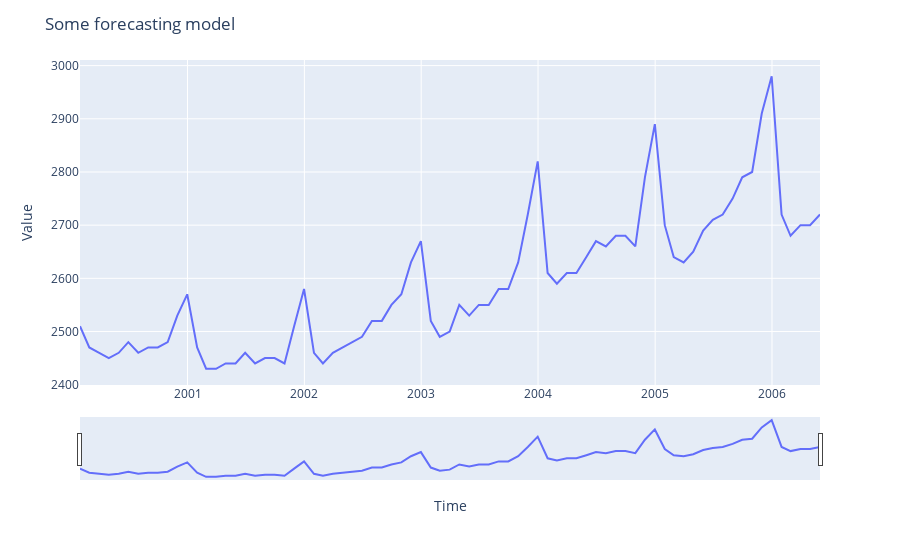

Source (notebook cell):
### Code cell
# Read in data and convert index to a datetime
period = 'Monthly'
df = pd.read_csv(f'data_seminars/m4_sample/{period}_sample.csv',
                 index_col=0)

# Ряды не размечены по датам, поэтому для удобства возьмём произвольную точку старта
df.index = pd.date_range(start='01-01-2000',
                         periods=df.shape[0],
                         freq='M')


ts = df[np.random.choice(df.columns)]


fig = px.line(x=ts.index, y=ts.values);
fig.update_layout(title='Some forecasting model',
                   xaxis_title='Time',
                   yaxis_title='Value');
fig.update_xaxes(rangeslider_visible=True);
fig.show()


def forplot(mul=False):
    fig = go.Figure()

    fig.add_trace(go.Scatter( x=ts.index,
                              y=ts.values)
                 )
    
    if mul:
         fig.add_trace(go.Scatter(x=forecs.index,
                             y=forecs.values))
    else:
        fig.add_trace(go.Scatter(x=forecs.index,
                                 y=forecs['mean']))

    fig.update_xaxes(rangeslider_visible=True);
    fig.show()

### Figure 1 — Plotly figure (JSON) as saved in the notebook; plotly's stock layout.template omitted (floating-point values rounded to 4 significant figures)
{"data": [{"hovertemplate": "x=%{x}<br>y=%{y}<extra></extra>", "legendgroup": "", "line": {"color": "#636efa", "dash": "solid"}, "mode": "lines", "name": "", "orientation": "v", "showlegend": false, "type": "scatter", "x": ["2000-01-31T00:00:00", "2000-02-29T00:00:00", "2000-03-31T00:00:00", "2000-04-30T00:00:00", "2000-05-31T00:00:00", "2000-06-30T00:00:00", "2000-07-31T00:00:00", "2000-08-31T00:00:00", "2000-09-30T00:00:00", "2000-10-31T00:00:00", "2000-11-30T00:00:00", "2000-12-31T00:00:00", "2001-01-31T00:00:00", "2001-02-28T00:00:00", "2001-03-31T00:00:00", "2001-04-30T00:00:00", "2001-05-31T00:00:00", "2001-06-30T00:00:00", "2001-07-31T00:00:00", "2001-08-31T00:00:00", "2001-09-30T00:00:00", "2001-10-31T00:00:00", "2001-11-30T00:00:00", "2001-12-31T00:00:00", "2002-01-31T00:00:00", "2002-02-28T00:00:00", "2002-03-31T00:00:00", "2002-04-30T00:00:00", "2002-05-31T00:00:00", "2002-06-30T00:00:00", "2002-07-31T00:00:00", "2002-08-31T00:00:00", "2002-09-30T00:00:00", "2002-10-31T00:00:00", "2002-11-30T00:00:00", "2002-12-31T00:00:00", "2003-01-31T00:00:00", "2003-02-28T00:00:00", "2003-03-31T00:00:00", "2003-04-30T00:00:00", "2003-05-31T00:00:00", "2003-06-30T00:00:00", "2003-07-31T00:00:00", "2003-08-31T00:00:00", "2003-09-30T00:00:00", "2003-10-31T00:00:00", "2003-11-30T00:00:00", "2003-12-31T00:00:00", "2004-01-31T00:00:00", "2004-02-29T00:00:00", "2004-03-31T00:00:00", "2004-04-30T00:00:00", "2004-05-31T00:00:00", "2004-06-30T00:00:00", "2004-07-31T00:00:00", "2004-08-31T00:00:00", "2004-09-30T00:00:00", "2004-10-31T00:00:00", "2004-11-30T00:00:00", "2004-12-31T00:00:00", "2005-01-31T00:00:00", "2005-02-28T00:00:00", "2005-03-31T00:00:00", "2005-04-30T00:00:00", "2005-05-31T00:00:00", "2005-06-30T00:00:00", "2005-07-31T00:00:00", "2005-08-31T00:00:00", "2005-09-30T00:00:00", "2005-10-31T00:00:00", "2005-11-30T00:00:00", "2005-12-31T00:00:00", "2006-01-31T00:00:00", "2006-02-28T00:00:00", "2006-03-31T00:00:00", "2006-04-30T00:00:00", "2006-05-31T00:00:00"], "xaxis": "x", "y": [2510, 2470, 2460, 2450, 2460, 2480, 2460, 2470, 2470, 2480, 2530, 2570, 2470, 2430, 2430, 2440, 2440, 2460, 2440, 2450, 2450, 2440, 2510, 2580, 2460, 2440, 2460, 2470, 2480, 2490, 2520, 2520, 2550, 2570, 2630, 2670, 2520, 2490, 2500, 2550, 2530, 2550, 2550, 2580, 2580, 2630, 2720, 2820, 2610, 2590, 2610, 2610, 2640, 2670, 2660, 2680, 2680, 2660, 2790, 2890, 2700, 2640, 2630, 2650, 2690, 2710, 2720, 2750, 2790, 2800, 2910, 2980, 2720, 2680, 2700, 2700, 2720], "yaxis": "y"}], "layout": {"legend": {"tracegroupgap": 0}, "margin": {"t": 60}, "title": {"text": "Some forecasting model"}, "xaxis": {"anchor": "y", "domain": [0, 1], "rangeslider": {"visible": true}, "title": {"text": "Time"}}, "yaxis": {"anchor": "x", "domain": [0, 1], "title": {"text": "Value"}}}}
